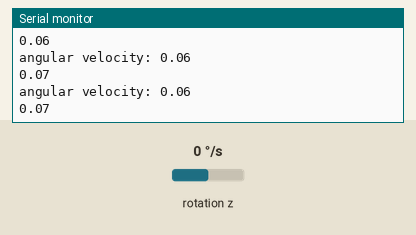
Recording of a sketch running on a simulated Arduino Uno R4 WiFi. Shown: the last lines printed to the serial monitor. The inputs (shaded band) are chosen by the test bench; at power-on: rotation z 0 °/s.

Above: at 1.2 s.
1.3 s: rotation z set to -192 °/s
At 1.81 s:
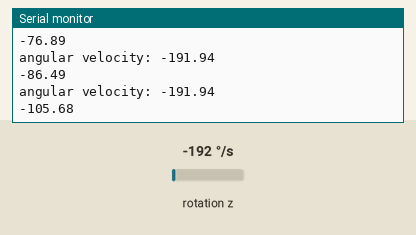
2.8 s: rotation z set to -100 °/s
At 3.36 s:
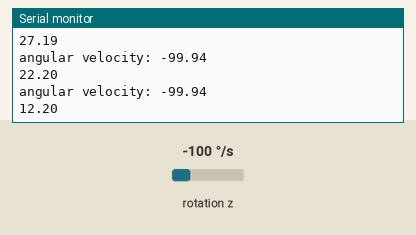
Timing chart, 0 to 5.8 s (numbered marks = the images above; inputs shaded):
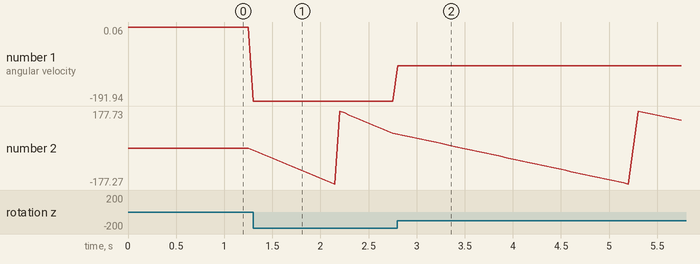

The sketch:

relative_heading.ino
```cpp
#include "Modulino.h"

// Create a ModulinoMovement
ModulinoMovement movement;

float x, y, z;
//float roll, pitch, yaw;
float omega;
float theta = 0; // z-axis heading; the z-axis (left/right) is the important one here
float prev_time = 0; // time since last measurement
float dT = 0;
float dTheta = 0;


void setup() {
  Serial.begin(9600);
  Wire.begin();
  // Initialize Modulino I2C communication
  Modulino.begin();
  // Detect and connect to movement sensor module
  movement.begin();
}

void loop() {
  if (millis() % 50 == 0){    // read data every 50 ms
    movement.update();        // Read new movement data from the sensor
    //z = movement.getZ();
    omega = movement.getYaw() + 0.06; // angular velocity; this had an experimental error of ~0.06-0.12 for some reason

    Serial.print("angular velocity: ");
    Serial.println(omega);

    dT = millis() - prev_time; // calculate the change in time
    prev_time = millis();

    //Serial.print(" / change in time:  ");
    //Serial.println(dT);

    // integrate angular velocity with respect to time to get heading (approxmiation)
    dTheta = dT/1000 * omega;      // change in heading = change in time (seconds) x angular velocity
    theta += dTheta;               // calculate new heading

    //make the value wrap around (so that -180 < theta < 180)
    while (theta > 180){
      theta -= 360;
    }
    while (theta < -180){
      theta += 360;
    }

    Serial.println(theta);
  }
}

/*
// Linear acceleration (changes in velocity along the X, Y, and Z axes)
  x = movement.getX();
  y = movement.getY();
  z = movement.getZ(); //this is the important one -- left/right

  // Angular velocity (rate of rotation around the axes)
  roll = movement.getRoll();
  pitch = movement.getPitch();
  yaw = movement.getYaw(); // left/right

*/
```

Measured:
- after the input at 1.3 s, the serial monitor: prints a new line at once (image 1)
- plotted number 1: 0.06 → -191.94 after the input at 1.3 s
- plotted number 2: 0.08 → 72.17 after the input at 1.3 s
